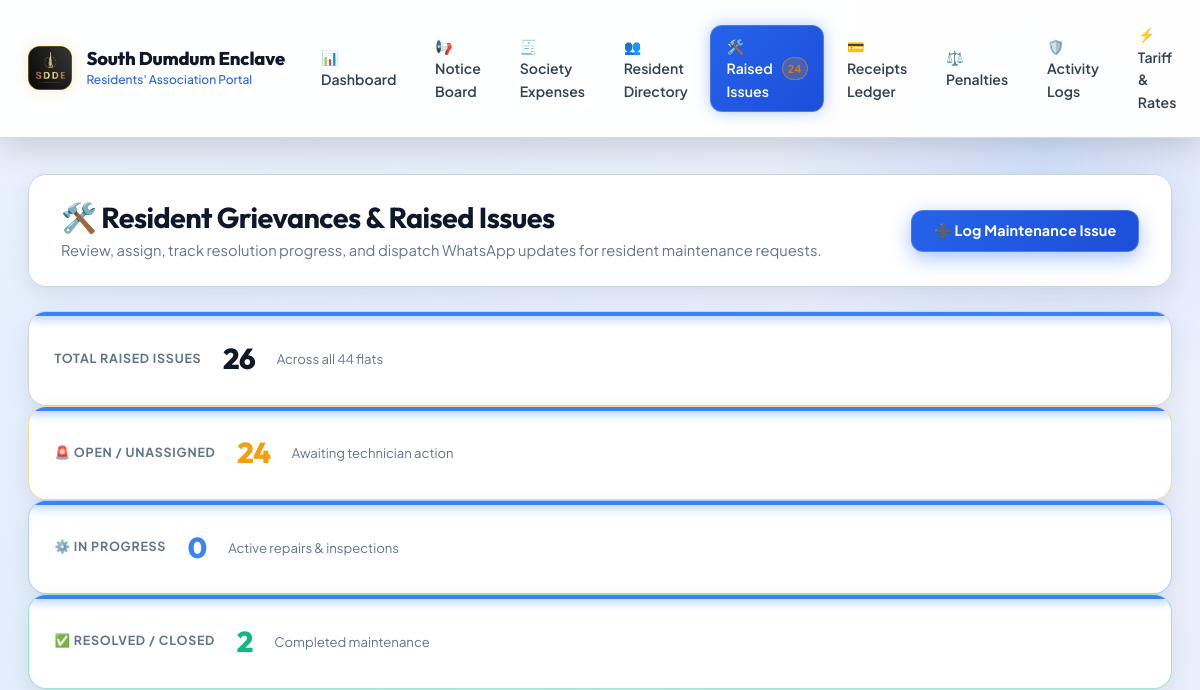
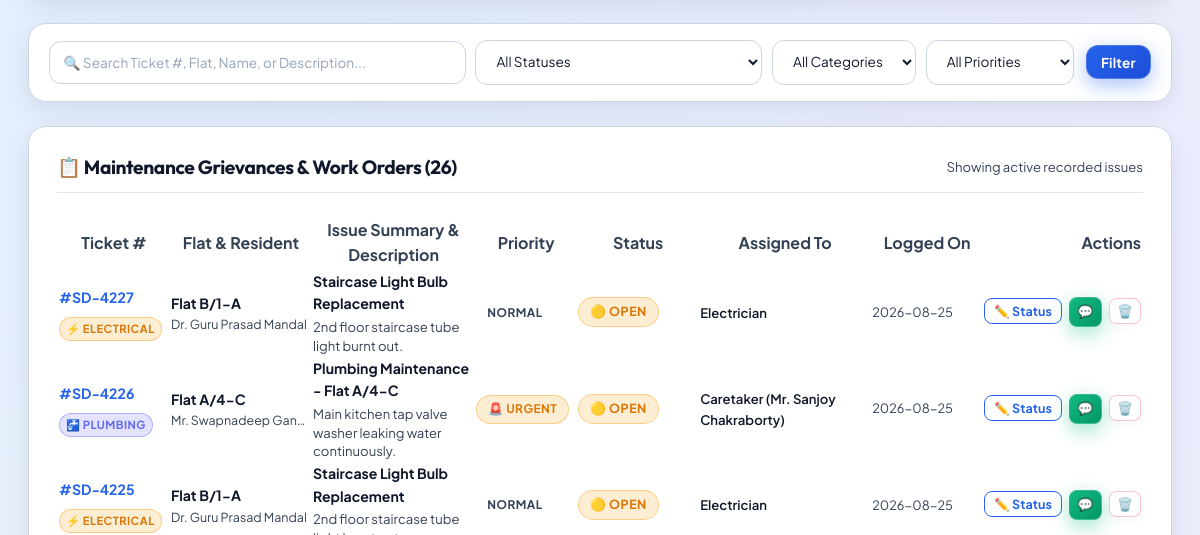
Before: /admin/issues (signed in, upper part) with the older database file (2 pictures, top to bottom).
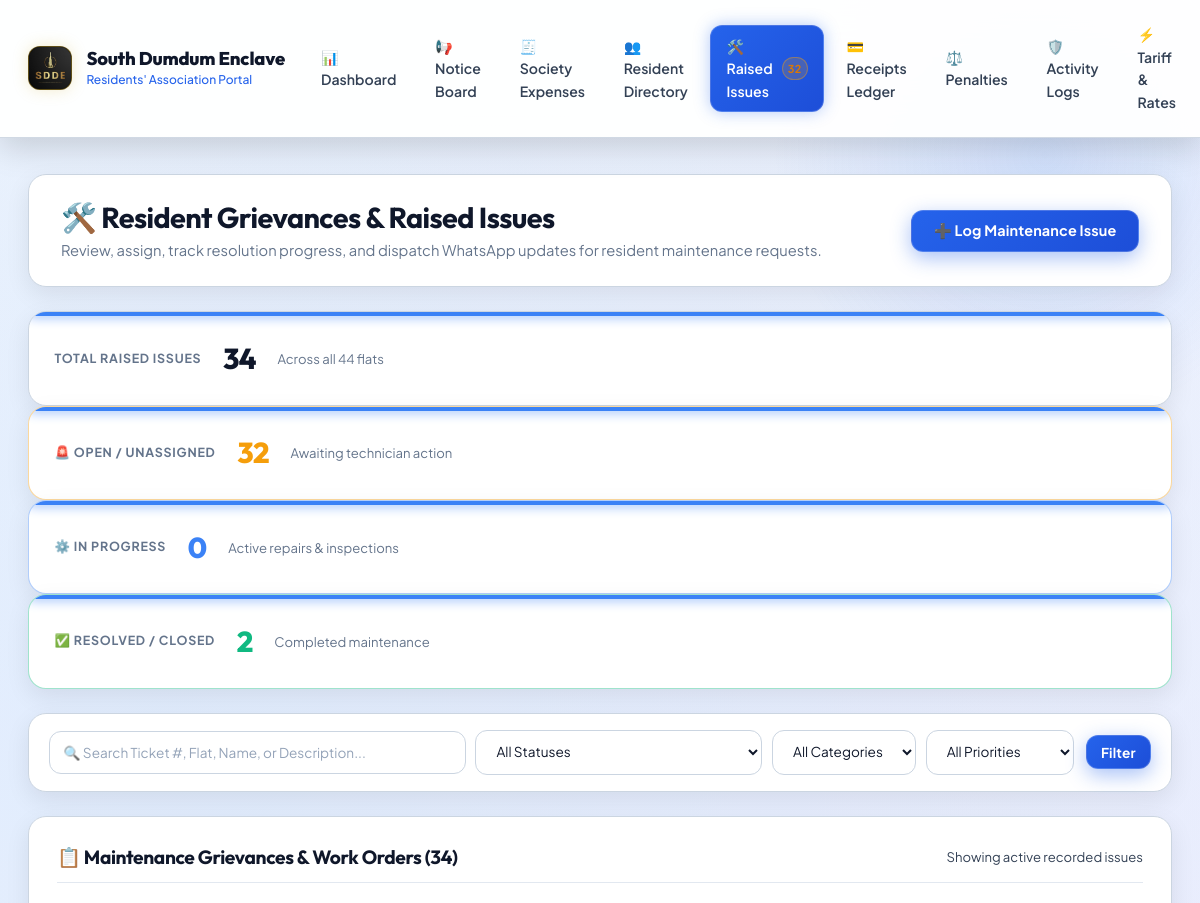
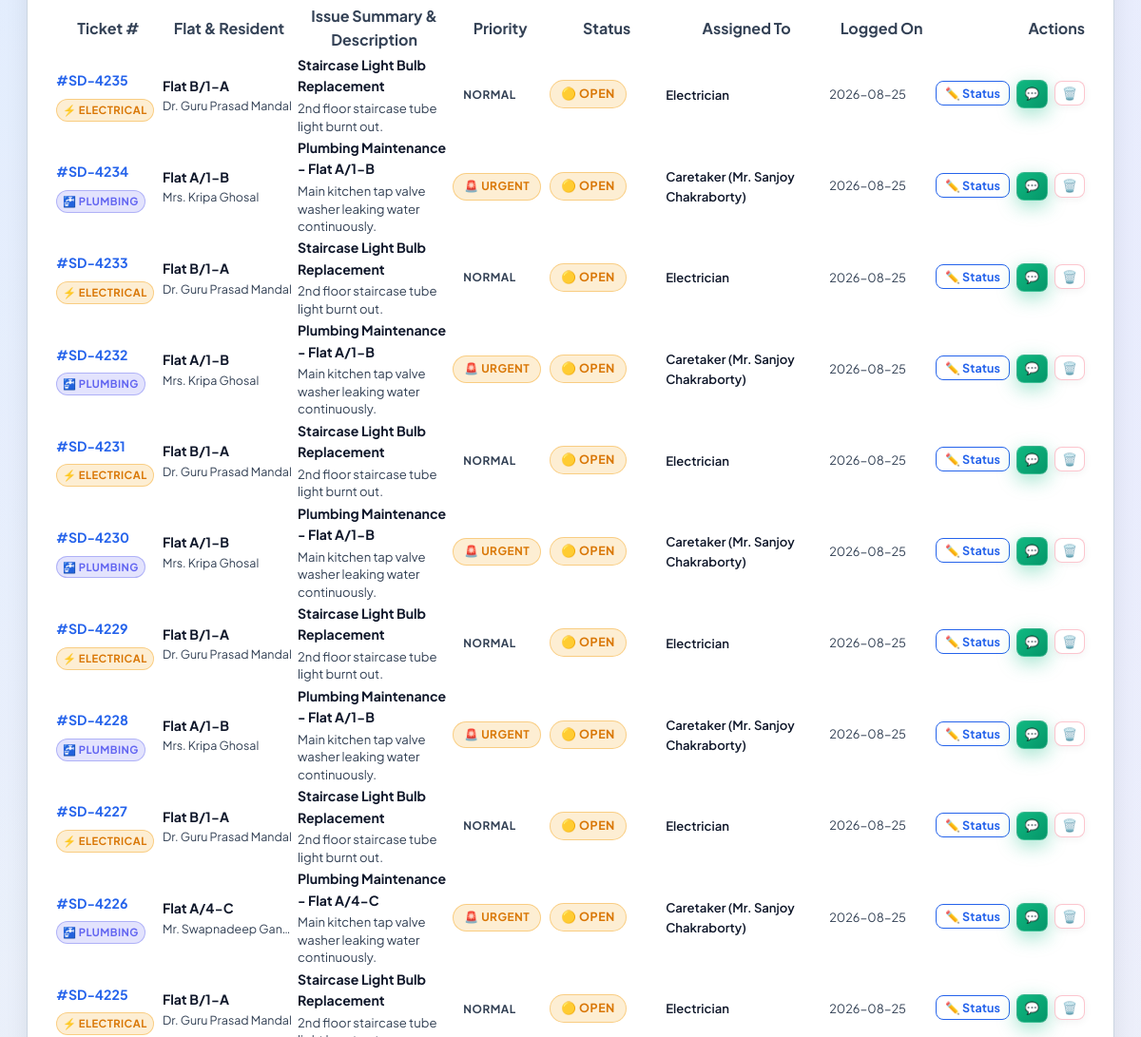
After: the same page with the newer database file (2 pictures, top to bottom).
### tables this page shows
CREATE TABLE tbl_helpdesk_tickets (
                id INTEGER PRIMARY KEY AUTOINCREMENT,
                ticket_number TEXT NOT NULL UNIQUE,
                flat_no TEXT NOT NULL,
                resident_name TEXT NOT NULL,
                category TEXT NOT NULL DEFAULT 'Other',
                title TEXT NOT NULL,
                description TEXT NOT NULL,
                priority TEXT NOT NULL DEFAULT 'Normal',
                status TEXT NOT NULL DEFAULT 'OPEN',
                assigned_to TEXT DEFAULT 'Caretaker (Mr. Sanjoy Chakraborty)',
                admin_notes TEXT DEFAULT NULL,
                created_at TIMESTAMP DEFAULT CURRENT_TIMESTAMP,
                updated_at TIMESTAMP DEFAULT CURRENT_TIMESTAMP
            );

### app.py (the view, shortened to what this page needs)
@app.route('/admin/tickets', methods=['GET', 'POST'])
@app.route('/admin/helpdesk', methods=['GET', 'POST'])
@app.route('/admin/issues', methods=['GET', 'POST'])
@roles_required('super_admin', 'billing_admin', 'president', 'secretary', 'treasurer', 'caretaker')
def admin_issues():
    user = session.get('user', {})
    status_filter = request.args.get('status', '').strip().upper()
    category_filter = request.args.get('category', '').strip()
    priority_filter = request.args.get('priority', '').strip()
    search_q = request.args.get('q', '').strip()
    query = "SELECT * FROM tbl_helpdesk_tickets WHERE 1=1"
    params = []
    if status_filter:
        if status_filter == 'PENDING':
            query += " AND status NOT IN ('RESOLVED', 'CLOSED')"
        else:
            query += " AND status = %s"
            params.append(status_filter)
    if category_filter:
        query += " AND LOWER(category) = LOWER(%s)"
        params.append(category_filter)
    if priority_filter:
        query += " AND LOWER(priority) = LOWER(%s)"
        params.append(priority_filter)
    if search_q:
        query += " AND (ticket_number LIKE %s OR flat_no LIKE %s OR resident_name LIKE %s OR title LIKE %s OR description LIKE %s OR assigned_to LIKE %s)"
        params.extend([f"%{search_q}%", f"%{search_q}%", f"%{search_q}%", f"%{search_q}%", f"%{search_q}%", f"%{search_q}%"])
    query += " ORDER BY CASE WHEN status = 'OPEN' THEN 1 WHEN status = 'ASSIGNED' THEN 2 WHEN status = 'IN_PROGRESS' THEN 3 ELSE 4 END, id DESC"
    tickets = query_db(query, params) or []
    all_members = query_db("SELECT flat_no, member_name FROM tbl_membership ORDER BY flat_no") or []
    all_t = query_db("SELECT status, priority FROM tbl_helpdesk_tickets") or []
    total_tickets_count = len(all_t)
    open_tickets_count = sum(1 for t in all_t if t.get('status') in ('OPEN', 'ASSIGNED'))
    inprogress_tickets_count = sum(1 for t in all_t if t.get('status') == 'IN_PROGRESS')
    resolved_tickets_count = sum(1 for t in all_t if t.get('status') in ('RESOLVED', 'CLOSED'))
    urgent_tickets_count = sum(1 for t in all_t if str(t.get('priority')).lower() in ('urgent', 'emergency'))
    return render_template(
        'admin_issues.html',
        tickets=tickets,
        all_members=all_members,
        total_tickets_count=total_tickets_count,
        open_tickets_count=open_tickets_count,
        inprogress_tickets_count=inprogress_tickets_count,
        resolved_tickets_count=resolved_tickets_count,
        urgent_tickets_count=urgent_tickets_count,
        status_filter=status_filter,
        category_filter=category_filter,
        priority_filter=priority_filter,
        search_q=search_q
    )

### templates/admin_issues.html (shortened to what this page needs)
{% extends 'base.html' %}
{% block content %}
<div class="page-header" style="display: flex; justify-content: space-between; align-items: center; flex-wrap: wrap; gap: 1rem; margin-bottom: 1.5rem;">
    <div class="page-header-title">
        <h2>🛠️ Resident Grievances &amp; Raised Issues</h2>
        <p>Review, assign, track resolution progress, and dispatch WhatsApp updates for resident maintenance requests.</p>
    </div>
    <div style="display: flex; gap: 0.5rem; flex-wrap: wrap;">
        <button type="button" class="btn btn-primary" onclick="document.getElementById('logIssueModal').classList.add('active'); document.body.style.overflow = 'hidden';">
            ➕ Log Maintenance Issue
        </button>
    </div>
</div>
<div class="stats-grid" style="grid-template-columns: repeat(auto-fit, minmax(200px, 1fr)); gap: 1rem; margin-bottom: 1.5rem;">
    <div class="stat-card">
        <div class="stat-label">Total Raised Issues</div>
        <div class="stat-value text-main">{{ total_tickets_count }}</div>
        <div class="stat-sub">Across all 44 flats</div>
    </div>
    <div class="stat-card" style="border-color: rgba(245, 158, 11, 0.4);">
        <div class="stat-label">🚨 Open / Unassigned</div>
        <div class="stat-value" style="color: #f59e0b;">{{ open_tickets_count }}</div>
        <div class="stat-sub">Awaiting technician action</div>
    </div>
    <div class="stat-card" style="border-color: rgba(59, 130, 246, 0.4);">
        <div class="stat-label">⚙️ In Progress</div>
        <div class="stat-value" style="color: #3b82f6;">{{ inprogress_tickets_count }}</div>
        <div class="stat-sub">Active repairs &amp; inspections</div>
    </div>
    <div class="stat-card" style="border-color: rgba(16, 185, 129, 0.4);">
        <div class="stat-label">✅ Resolved / Closed</div>
        <div class="stat-value" style="color: #10b981;">{{ resolved_tickets_count }}</div>
        <div class="stat-sub">Completed maintenance</div>
    </div>
</div>
<div class="card" style="margin-bottom: 1.5rem; padding: 1rem 1.25rem;">
    <form method="GET" action="{{ url_for('admin_issues') }}" style="display: flex; flex-wrap: wrap; gap: 0.75rem; align-items: center; justify-content: space-between;">
        <div style="display: flex; flex-wrap: wrap; gap: 0.6rem; align-items: center; flex: 1; min-width: 280px;">
            <div style="position: relative; flex: 1; min-width: 200px;">
                <input type="text" name="q" value="{{ search_q }}" class="form-control" placeholder="🔍 Search Ticket #, Flat, Name, or Description..." style="padding-left: 0.85rem; font-size: 0.85rem;">
            </div>
            <select name="status" class="form-control" style="width: auto; min-width: 140px; font-size: 0.85rem;" onchange="this.form.submit()">
                <option value="">All Statuses</option>
            </select>
            <select name="category" class="form-control" style="width: auto; min-width: 140px; font-size: 0.85rem;" onchange="this.form.submit()">
                <option value="">All Categories</option>
            </select>
            <select name="priority" class="form-control" style="width: auto; min-width: 130px; font-size: 0.85rem;" onchange="this.form.submit()">
                <option value="">All Priorities</option>
            </select>
        </div>
        <div style="display: flex; gap: 0.5rem;">
            <button type="submit" class="btn btn-primary" style="padding: 0.45rem 0.9rem; font-size: 0.85rem;">Filter</button>
        </div>
    </form>
</div>
<div class="card">
    <div class="card-header" style="display: flex; justify-content: space-between; align-items: center;">
        <h3 class="card-title">📋 Maintenance Grievances &amp; Work Orders ({{ tickets|length }})</h3>
        <span class="text-secondary" style="font-size: 0.82rem;">Showing active recorded issues</span>
    </div>
    {% if tickets %}
    <div class="table-responsive">
        <table class="table">
            <thead>
                <tr>
                    <th style="width: 110px;">Ticket #</th>
                    <th style="width: 130px;">Flat &amp; Resident</th>
                    <th>Issue Summary &amp; Description</th>
                    <th style="width: 100px;">Priority</th>
                    <th style="width: 120px;">Status</th>
                    <th style="width: 170px;">Assigned To</th>
                    <th style="width: 110px;">Logged On</th>
                    <th style="width: 130px; text-align: right;">Actions</th>
                </tr>
            </thead>
            <tbody>
                {% for t in tickets %}
                <tr>
                    <td>
                        <strong class="text-highlight-blue" style="font-size: 0.88rem;">#{{ t.ticket_number }}</strong>
                        <div style="margin-top: 0.25rem;">
                            {% if t.category == 'Plumbing' %}
                            <span class="badge badge-info" style="font-size: 0.7rem; padding: 2px 6px;">🚰 Plumbing</span>
                            {% elif t.category == 'Electrical' %}
                            <span class="badge badge-warning" style="font-size: 0.7rem; padding: 2px 6px;">⚡ Electrical</span>
                            {% elif t.category == 'Lift' %}
                            <span class="badge badge-primary" style="font-size: 0.7rem; padding: 2px 6px;">🛗 Lift</span>
                            {% elif t.category == 'Cleaning' %}
                            <span class="badge badge-success" style="font-size: 0.7rem; padding: 2px 6px;">🧹 Cleaning</span>
                            {% elif t.category == 'Security' %}
                            <span class="badge badge-danger" style="font-size: 0.7rem; padding: 2px 6px;">🛡️ Security</span>
                            {% else %}
                            <span class="badge badge-secondary" style="font-size: 0.7rem; padding: 2px 6px;">📌 {{ t.category }}</span>
                            {% endif %}
                        </div>
                    </td>
                    <td>
                        <strong class="text-main" style="font-size: 0.88rem;">Flat {{ t.flat_no }}</strong>
                        <div class="text-secondary" style="font-size: 0.78rem; max-width: 140px; white-space: nowrap; overflow: hidden; text-overflow: ellipsis;" title="{{ t.resident_name }}">
                            {{ t.resident_name }}
                        </div>
                    </td>
                    <td>
                        <div style="font-weight: 700; color: var(--text-main); font-size: 0.88rem; margin-bottom: 0.2rem;">
                            {{ t.title }}
                        </div>
                        <div style="font-size: 0.82rem; color: var(--text-secondary); line-height: 1.4; max-width: 380px;">
                            {{ t.description }}
                        </div>
                    </td>
                    <td>
                        {% if t.priority == 'Emergency' %}
                        <span class="badge badge-danger" style="font-weight: 800; font-size: 0.74rem;">🔥 Emergency</span>
                        {% elif t.priority == 'Urgent' %}
                        <span class="badge badge-warning" style="font-weight: 700; font-size: 0.74rem;">🚨 Urgent</span>
                        {% else %}
                        <span class="badge badge-secondary" style="font-size: 0.74rem;">Normal</span>
                        {% endif %}
                    </td>
                    <td>
                        {% if t.status == 'OPEN' %}
                        <span class="badge badge-warning" style="font-size: 0.78rem; font-weight: 700;">🟡 Open</span>
                        {% elif t.status == 'ASSIGNED' %}
                        <span class="badge badge-info" style="font-size: 0.78rem; font-weight: 700;">🔵 Assigned</span>
                        {% elif t.status == 'IN_PROGRESS' %}
                        <span class="badge badge-primary" style="font-size: 0.78rem; font-weight: 700;">⚙️ In Progress</span>
                        {% elif t.status == 'RESOLVED' %}
                        <span class="badge badge-success" style="font-size: 0.78rem; font-weight: 700;">✅ Resolved</span>
                        {% elif t.status == 'CLOSED' %}
                        <span class="badge badge-secondary" style="font-size: 0.78rem; font-weight: 700;">🔒 Closed</span>
                        {% else %}
                        <span class="badge badge-secondary" style="font-size: 0.78rem;">{{ t.status }}</span>
                        {% endif %}
                    </td>
                    <td>
                        <div style="font-size: 0.82rem; color: var(--text-main); font-weight: 600;">
                            {{ t.assigned_to or 'Unassigned' }}
                        </div>
                    </td>
                    <td>
                        <div style="font-size: 0.8rem; color: var(--text-secondary);">
                            {{ (t.created_at|string)[:10] }}
                        </div>
                    </td>
                    <td style="text-align: right; white-space: nowrap;">
                        <button type="button" class="btn btn-sm btn-outline-primary" style="padding: 0.25rem 0.55rem; font-size: 0.78rem;"
                                data-id="{{ t.id }}"
                                data-ticket="{{ t.ticket_number }}"
                                data-flat="{{ t.flat_no }}"
                                data-status="{{ t.status }}"
                                data-assigned="{{ t.assigned_to or '' }}"
                                data-notes="{{ t.admin_notes or '' }}"
                                onclick="openUpdateTicketModalFromBtn(this)"
                                title="Update Status &amp; Assign Staff">
                            ✏️ Status
                        </button>
                        {% set wa_update_text = "*SDERA Helpdesk Update: Ticket #" ~ t.ticket_number ~ "*\n*Flat:* " ~ t.flat_no ~ "\n*Category:* " ~ t.category ~ "\n*Status:* " ~ t.status ~ "\n*Assigned To:* " ~ (t.assigned_to or 'Caretaker') ~ (("\n*Notes:* " ~ t.admin_notes) if t.admin_notes else "") ~ "\n\n_South Dumdum Enclave Residents\' Association_" %}
                        <a href="https://api.whatsapp.com/send?text={{ wa_update_text|urlencode }}" target="_blank" class="btn btn-sm btn-success" style="padding: 0.25rem 0.5rem; font-size: 0.78rem; margin-left: 0.25rem;" title="Send WhatsApp Update">
                            💬
                        </a>
                        <form method="POST" action="{{ url_for('admin_issues') }}" style="display: inline; margin-left: 0.25rem;" onsubmit="return confirm('Are you sure you want to delete Ticket #{{ t.ticket_number }}?')">
                            <button type="submit" class="btn btn-sm btn-secondary" style="padding: 0.25rem 0.45rem; font-size: 0.78rem; color: var(--rose-500); border-color: rgba(244,63,94,0.3);" title="Delete ticket">
                                🗑️
                            </button>
                        </form>
                    </td>
                </tr>
                {% endfor %}
            </tbody>
        </table>
    </div>
    {% endif %}
</div>
{% endblock %}

Changed rows visible on the page:
added tbl_helpdesk_tickets: ticket_number "SD-4235", category "⚡ ELECTRICAL", flat_no "B/1-A", resident_name "Dr. Guru Prasad Mandal", title "Staircase Light Bulb Replacement", description "2nd floor staircase tube light burnt out.", priority "NORMAL", status "🟡 OPEN", assigned_to "Electrician", created_at "2026-08-25"
added tbl_helpdesk_tickets: ticket_number "SD-4234", category "🚰 PLUMBING", flat_no "A/1-B", resident_name "Mrs. Kripa Ghosal", title "Plumbing Maintenance - Flat A/1-B", description "Main kitchen tap valve washer leaking water continuously.", priority "🚨 URGENT", status "🟡 OPEN", assigned_to "Caretaker (Mr. Sanjoy Chakraborty)", created_at "2026-08-25"
added tbl_helpdesk_tickets: ticket_number "SD-4233", category "⚡ ELECTRICAL", flat_no "B/1-A", resident_name "Dr. Guru Prasad Mandal", title "Staircase Light Bulb Replacement", description "2nd floor staircase tube light burnt out.", priority "NORMAL", status "🟡 OPEN", assigned_to "Electrician", created_at "2026-08-25"
added tbl_helpdesk_tickets: ticket_number "SD-4232", category "🚰 PLUMBING", flat_no "A/1-B", resident_name "Mrs. Kripa Ghosal", title "Plumbing Maintenance - Flat A/1-B", description "Main kitchen tap valve washer leaking water continuously.", priority "🚨 URGENT", status "🟡 OPEN", assigned_to "Caretaker (Mr. Sanjoy Chakraborty)", created_at "2026-08-25"
added tbl_helpdesk_tickets: ticket_number "SD-4231", category "⚡ ELECTRICAL", flat_no "B/1-A", resident_name "Dr. Guru Prasad Mandal", title "Staircase Light Bulb Replacement", description "2nd floor staircase tube light burnt out.", priority "NORMAL", status "🟡 OPEN", assigned_to "Electrician", created_at "2026-08-25"
added tbl_helpdesk_tickets: ticket_number "SD-4230", category "🚰 PLUMBING", flat_no "A/1-B", resident_name "Mrs. Kripa Ghosal", title "Plumbing Maintenance - Flat A/1-B", description "Main kitchen tap valve washer leaking water continuously.", priority "🚨 URGENT", status "🟡 OPEN", assigned_to "Caretaker (Mr. Sanjoy Chakraborty)", created_at "2026-08-25"
added tbl_helpdesk_tickets: ticket_number "SD-4229", category "⚡ ELECTRICAL", flat_no "B/1-A", resident_name "Dr. Guru Prasad Mandal", title "Staircase Light Bulb Replacement", description "2nd floor staircase tube light burnt out.", priority "NORMAL", status "🟡 OPEN", assigned_to "Electrician", created_at "2026-08-25"
added tbl_helpdesk_tickets: ticket_number "SD-4228", category "🚰 PLUMBING", flat_no "A/1-B", resident_name "Mrs. Kripa Ghosal", title "Plumbing Maintenance - Flat A/1-B", description "Main kitchen tap valve washer leaking water continuously.", priority "🚨 URGENT", status "🟡 OPEN", assigned_to "Caretaker (Mr. Sanjoy Chakraborty)", created_at "2026-08-25"
Other visible differences:
{{ open_issues_count }}: "24" → "32"
{{ total_tickets_count }}: "26" → "34"
{{ open_tickets_count }}: "24" → "32"
{{ tickets|length }}: "26" → "34"
